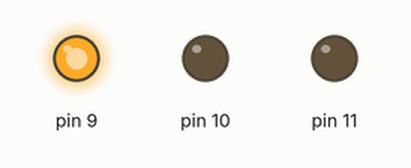
Bench run of a sketch on a simulated Arduino Uno, built with avr-gcc and run on an emulated ATmega328P. Parts: output pins drawn as LEDs (lit = HIGH).

Above: at 2.5 s.
At 5.15 s:
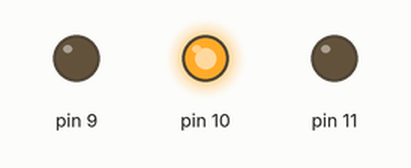
At 6.65 s:
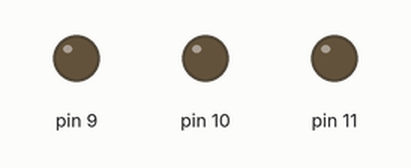
At 10.6 s:
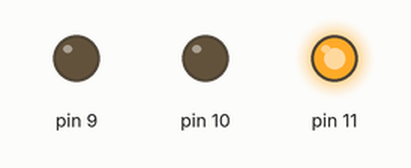
Timing chart, 0 to 16.4 s (numbered marks = the images above):
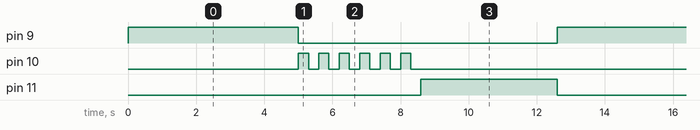

The sketch:

semaforo.ino
```cpp
void setup()
{
    pinMode(11, OUTPUT);
    pinMode(10, OUTPUT);
    pinMode(9, OUTPUT);
}

void loop()
{
    digitalWrite(9, HIGH);
    delay(5000);
    digitalWrite(9, LOW);

    for (int i = 0; i < 6; i++)
    {
        digitalWrite(10, HIGH);
        delay(300);
        digitalWrite(10, LOW);
        delay(300);
    }

    digitalWrite(11, HIGH);
    delay(4000);
    digitalWrite(11, LOW);
}
```

Measured:
- by itself, pin 9: alternates HIGH for 5.0 s and LOW for 7.6 s
- by itself, pin 10: repeats every 12.6 s: 5 × (LOW 0.30 s, HIGH 0.30 s), LOW 9.3 s, HIGH 0.30 s
- by itself, pin 11: alternates HIGH for 4.0 s and LOW for 8.6 s
